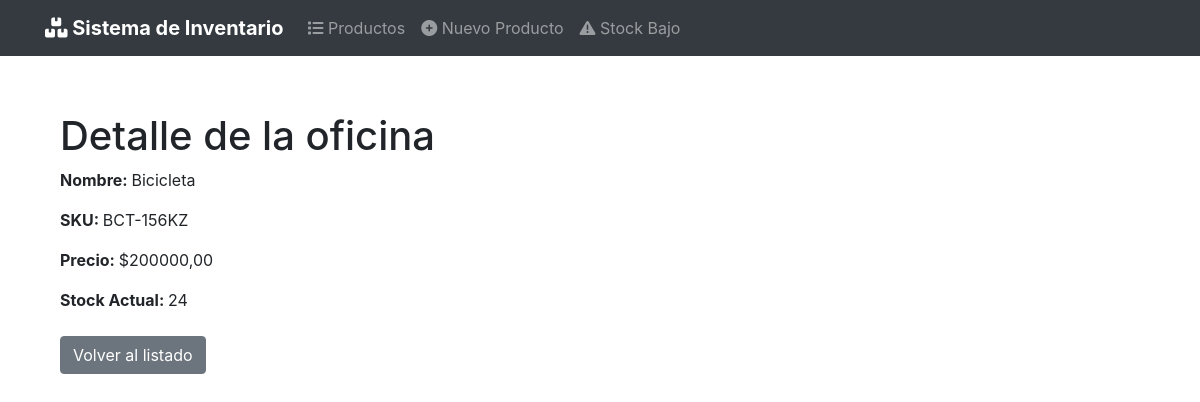
Page /7/ on the committed database.
### productos/models.py (models this page shows, shortened)
class Producto(models.Model):
    nombre = models.CharField("Nombre", max_length=50)
    descripcion = models.CharField("Descripcion", max_length=200)
    precio = models.DecimalField("Precio", max_digits=10, decimal_places=2)
    sku = models.CharField("sku", max_length=20, unique=True)
    stock = models.IntegerField(default=0)
    stock_minimo = models.IntegerField(default=5, verbose_name="Stock Minimo")
    imagen = models.ImageField(
        "Imagen",
        upload_to=get_image_path,
        validators=[validate_image_size],
        blank=True,
        null=True,
        help_text="Formatos permitidos: jpg, png, gif. Tamaño maximo: 5MB"
    )
    fecha_creacion = models.DateTimeField("Fecha de creacion", auto_now_add=True)
    fecha_actualizacion = models.DateTimeField("Fecha de creacion", auto_now=True)
    class Meta:
        verbose_name = 'Producto'
        verbose_name_plural = 'Productos'
        ordering = ['nombre']

### productos/views.py (the view)
# urls.py: path('<int:pk>/', views.ProductoDetailView.as_view(), name='producto_detail'),
class ProductoDetailView(DetailView):
    model = Producto
    template_name = "productos/producto_detail.html"
    context_object_name = "producto"
    def get_context_data(self, **kwargs):
        context = super().get_context_data(**kwargs)
        context["movimientos"] = self.object.movimientos.all()[:10]
        context["form_ajuste"] = AjusteStockForm
        return context

### templates/productos/producto_detail.html
{% extends 'productos/base.html' %}
{% load bootstrap4 %}
{% load crispy_forms_tags %}
{% block content %}
    <div class="container">
        <h1>Detalle de la oficina</h1>
        <p><strong>Nombre: </strong>{{ producto.nombre }}</p>
        <p><strong>SKU: </strong>{{ producto.sku }}</p>
        <p><strong>Precio: </strong>${{ producto.precio }}</p>
        <p><strong>Stock Actual: </strong>{{ producto.stock }}</p>
        <div class="text-align mt-4">
            <a href="{% url 'productos:producto_list' %}" class="btn btn-secondary">Volver al listado</a>
        </div>
    </div>
{% endblock content %}

### rows in the picture
Producto: nombre "Bicicleta", sku "BCT-156KZ", precio "200000,00", stock "24"
